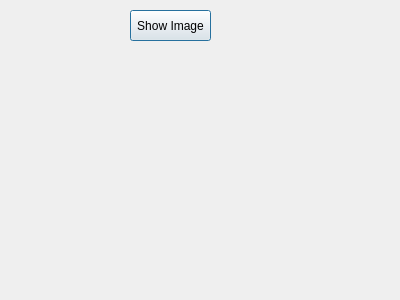
<?xml version="1.0" encoding="UTF-8"?>
<ui version="4.0">
 <class>Dialog</class>
 <widget class="QDialog" name="Dialog">
  <property name="geometry">
   <rect>
    <x>0</x>
    <y>0</y>
    <width>400</width>
    <height>300</height>
   </rect>
  </property>
  <property name="windowTitle">
   <string>Dialog</string>
  </property>
  <widget class="QPushButton" name="myButton">
   <property name="geometry">
    <rect>
     <x>130</x>
     <y>10</y>
     <width>81</width>
     <height>31</height>
    </rect>
   </property>
   <property name="text">
    <string>Show Image</string>
   </property>
  </widget>
  <widget class="QLabel" name="imgLabel">
   <property name="geometry">
    <rect>
     <x>20</x>
     <y>70</y>
     <width>361</width>
     <height>201</height>
    </rect>
   </property>
   <property name="text">
    <string/>
   </property>
  </widget>
 </widget>
 <resources/>
 <connections/>
</ui>
